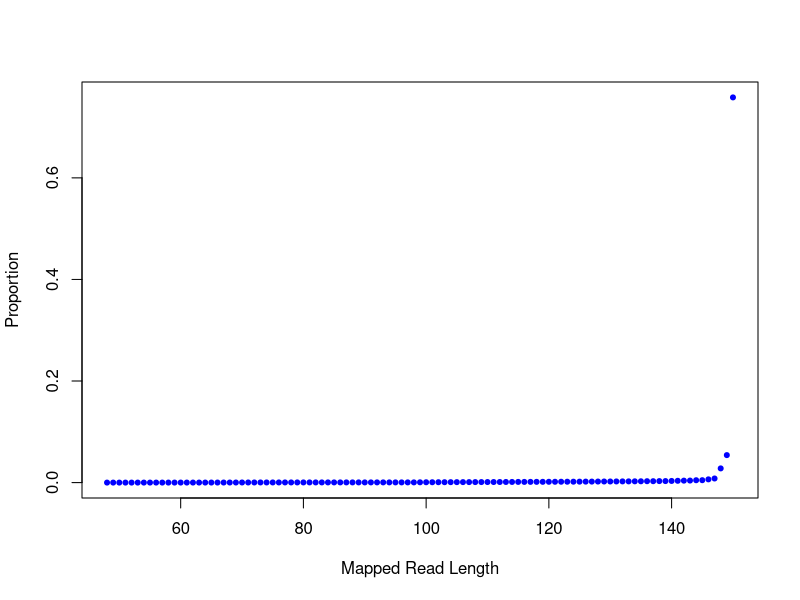

The R source for this figure:
png("/rds/user/is460/hpc-work/muscle-rnaseq/ezbamqc/output/figs/srpk3_hom_ttnb_het_2.readlen_profile.png",width=500,height=500,units="px")
readlen_val=c(48,49,50,51,52,53,54,55,56,57,58,59,60,61,62,63,64,65,66,67,68,69,70,71,72,73,74,75,76,77,78,79,80,81,82,83,84,85,86,87,88,89,90,91,92,93,94,95,96,97,98,99,100,101,102,103,104,105,106,107,108,109,110,111,112,113,114,115,116,117,118,119,120,121,122,123,124,125,126,127,128,129,130,131,132,133,134,135,136,137,138,139,140,141,142,143,144,145,146,147,148,149,150)
readlen_count=c(100,185,365,534,762,1119,1180,1482,1710,1960,2625,2686,2974,3096,3599,3718,4239,4620,5440,6324,7309,7975,10377,11205,11874,13505,12774,13595,14131,15465,14593,15306,15455,16348,16059,16329,16536,16801,16867,17196,17481,17794,17524,18302,18888,18694,18949,18604,18474,18964,19516,26555,31078,32176,35139,36508,39394,40838,43001,43829,46306,47675,50247,51641,52834,56533,58539,62140,62579,65054,67287,69686,72997,74391,77276,79913,81921,85109,88892,90976,95267,99544,100448,104173,108822,110239,115613,119030,126845,127216,136033,138055,148761,163034,177172,184025,214306,217812,293902,372039,1288040,2493972,34957924)
plot(readlen_val,(readlen_count/46093994),pch=20,xlab="Mapped Read Length",ylab="Proportion",col="blue")
dev.state=dev.off()
